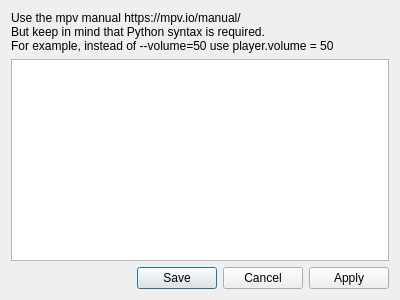
<?xml version="1.0" encoding="UTF-8"?>
<ui version="4.0">
 <class>LaunchParemetersWindow</class>
 <widget class="QDialog" name="LaunchParemetersWindow">
  <property name="geometry">
   <rect>
    <x>0</x>
    <y>0</y>
    <width>400</width>
    <height>300</height>
   </rect>
  </property>
  <property name="windowTitle">
   <string>Launch paremeters</string>
  </property>
  <property name="windowIcon">
   <iconset>
    <normaloff>../favicon.ico</normaloff>../favicon.ico</iconset>
  </property>
  <layout class="QVBoxLayout" name="verticalLayout">
   <item>
    <widget class="QLabel" name="label">
     <property name="text">
      <string>Use the mpv manual https://mpv.io/manual/
But keep in mind that Python syntax is required.
For example, instead of --volume=50 use player.volume = 50</string>
     </property>
    </widget>
   </item>
   <item>
    <widget class="QPlainTextEdit" name="plainTextEdit"/>
   </item>
   <item>
    <widget class="QDialogButtonBox" name="buttonBox">
     <property name="orientation">
      <enum>Qt::Orientation::Horizontal</enum>
     </property>
     <property name="standardButtons">
      <set>QDialogButtonBox::StandardButton::Apply|QDialogButtonBox::StandardButton::Cancel|QDialogButtonBox::StandardButton::Save</set>
     </property>
    </widget>
   </item>
  </layout>
 </widget>
 <resources/>
 <connections>
  <connection>
   <sender>buttonBox</sender>
   <signal>accepted()</signal>
   <receiver>LaunchParemetersWindow</receiver>
   <slot>accept()</slot>
   <hints>
    <hint type="sourcelabel">
     <x>248</x>
     <y>254</y>
    </hint>
    <hint type="destinationlabel">
     <x>157</x>
     <y>274</y>
    </hint>
   </hints>
  </connection>
  <connection>
   <sender>buttonBox</sender>
   <signal>rejected()</signal>
   <receiver>LaunchParemetersWindow</receiver>
   <slot>reject()</slot>
   <hints>
    <hint type="sourcelabel">
     <x>316</x>
     <y>260</y>
    </hint>
    <hint type="destinationlabel">
     <x>286</x>
     <y>274</y>
    </hint>
   </hints>
  </connection>
 </connections>
</ui>
